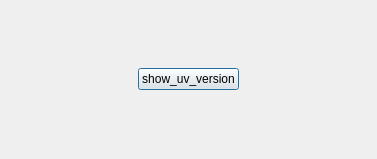
<?xml version="1.0" encoding="UTF-8"?>
<ui version="4.0">
 <class>Dialog</class>
 <widget class="QDialog" name="Dialog">
  <property name="geometry">
   <rect>
    <x>0</x>
    <y>0</y>
    <width>377</width>
    <height>159</height>
   </rect>
  </property>
  <property name="windowTitle">
   <string>Dialog</string>
  </property>
  <layout class="QHBoxLayout" name="horizontalLayout">
   <item>
    <widget class="QPushButton" name="pushButton">
     <property name="sizePolicy">
      <sizepolicy hsizetype="Fixed" vsizetype="Fixed">
       <horstretch>0</horstretch>
       <verstretch>0</verstretch>
      </sizepolicy>
     </property>
     <property name="text">
      <string>show_uv_version</string>
     </property>
    </widget>
   </item>
  </layout>
 </widget>
 <layoutdefault spacing="6" margin="11"/>
 <resources/>
 <connections/>
</ui>
